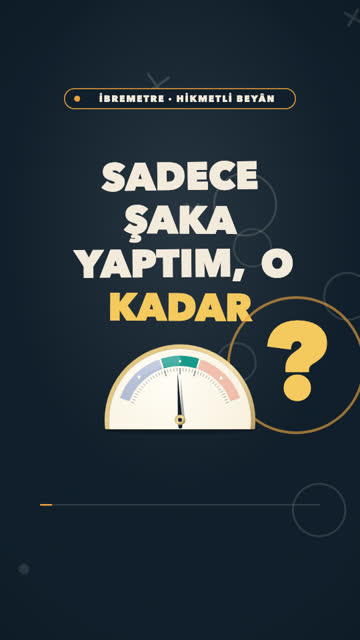
#> input picture ders-odasi/klipler/ibre-beyan-suskunluk.jpg, 360 x 640 px
$ python -i ice-aktar.py   (imports and definitions only)
#> lines starting #> are read from the running program, lines starting #| are printed output that depends on the picture
#> further down, picture is the input picture: PIL image 360x640 RGB; mean R, G, B 46.2, 56.8, 62.7
#!/usr/bin/env python3
"""Ders Odası — slayt destesini (pptx veya görsel klasörü) sisteme ders olarak aktarır.

Ne yapar:
  1. Slayt görsellerini 1600×900 WebP'ye çevirir  → dersler/<id>/slayt/NN.webp
  2. Video verilirse her video karesini en yakın slayta eşler, slayt sürelerini
     çıkarır ve anlatım sesini slayt slayt keser    → dersler/<id>/ses/NN.mp3
  3. Transkript (Whisper JSON) verilirse her slayta altyazı + öğretmen notu yazar
  4. ders.js iskeletini üretir ve dersler/katalog.js'e ekler

Oyunlar/etkinlikler elle (veya yapay zekâ ile) ders.js'e eklenir; araç onları ezmez:
var olan bir ders.js'te "elle: true" işaretli bloklar korunur.

Örnekler:
  python3 scripts/ders-odasi/ice-aktar.py --id adab-08 --ad "Sofra Edebi" \\
      --seri "Âdâb-ı Muâşeret" --pptx 08-sofra-edebi.pptx
  python3 scripts/ders-odasi/ice-aktar.py --id fikih-3 --ad "Müstehap ve Mübah" \\
      --seri "Fıkıh Dersleri" --gorseller FIKIH-3/ --video "Fıkıh 3.mp4" \\
      --ses mustehab_mubah.mp3 --transkript fikih3.json

Gereken: Python 3.9+, Pillow, ffmpeg.
"""
import argparse, json, os, re, subprocess, sys, zipfile
from xml.etree import ElementTree as ET

try:
    from PIL import Image
except ImportError:
    sys.exit('Pillow gerekli: pip install pillow')

KOK = os.path.normpath(os.path.join(os.path.dirname(__file__), '..', '..', 'ders-odasi', 'dersler'))
GEN, YUK = 1600, 900
KUCUK = (48, 27)  # video karesi ↔ slayt karşılaştırma boyutu
BURADA = os.path.dirname(os.path.abspath(__file__))


# ---------------------------------------------------------------- yardımcılar
def calistir(komut, **k):
    return subprocess.run(komut, check=True, capture_output=True, **k)


def sure(dosya):
    r = calistir(['ffprobe', '-v', 'error', '-show_entries', 'format=duration', '-of', 'csv=p=0', dosya], text=True)
    return float(r.stdout.strip())


def kapla(im, gen=GEN, yuk=YUK):
    """Görseli 16:9 alana taşmadan kırparak sığdırır."""
#> called with gen = 1600, yuk = 900
    im = im.convert('RGB')
    oran = max(gen / im.width, yuk / im.height)
#> oran = 4.44
    im = im.resize((round(im.width * oran), round(im.height * oran)), Image.LANCZOS)
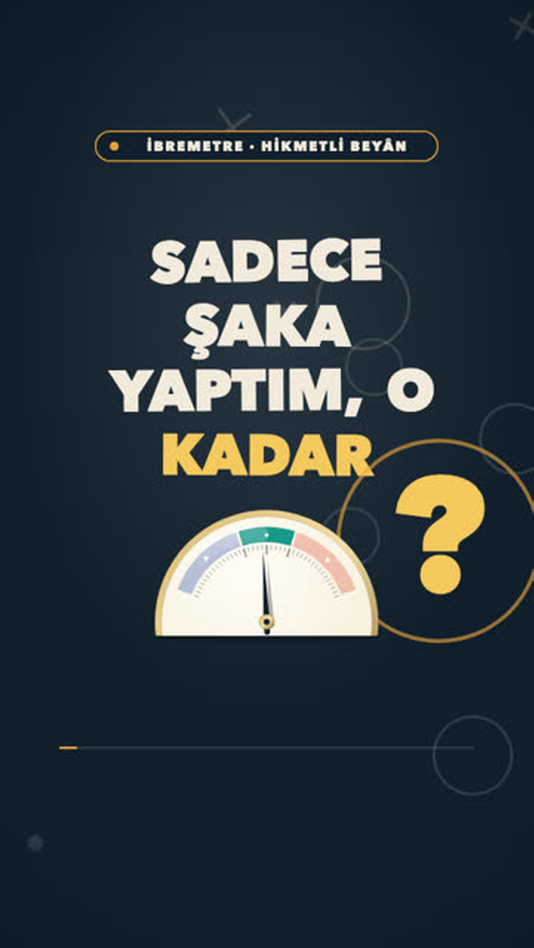
#> im: PIL image 1600x2844 RGB (shown at 1/3 size); mean R, G, B 46.2, 56.8, 62.7
    x, y = (im.width - gen) // 2, (im.height - yuk) // 2
#> x = 0; y = 972
    return im.crop((x, y, x + gen, y + yuk))
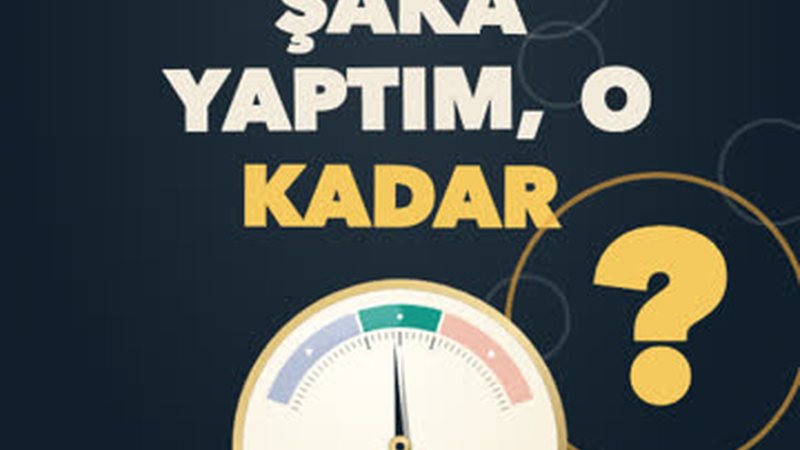
#> returned value: PIL image 1600x900 RGB (shown at 1/2 size); mean R, G, B 82.6, 88.4, 85


# [4 lines left out: function duzelt, not called in this run]


def js_dizgi(s):
    return json.dumps(s, ensure_ascii=False)


# ---------------------------------------------------------------- slayt kaynakları
# [35 lines left out: function pptx_slaytlari, not called in this run]


def klasor_slaytlari(yol):
    dosyalar = sorted(f for f in os.listdir(yol) if f.lower().endswith(('.png', '.jpg', '.jpeg', '.webp')) and not f.startswith('.'))
    return [{'dosya': os.path.join(yol, f), 'ad': f, 'metin': '', 'not': ''} for f in dosyalar]


# ---------------------------------------------------------------- video → slayt eşleme
# [191 lines left out: functions video_eslestir, sinirlari_oturt, katalog_guncelle, main, not called in this run]


# [2 lines not run here, left out]

>>> from PIL import Image
>>> picture = Image.open('../../ders-odasi/klipler/ibre-beyan-suskunluk.jpg')
>>> result = kapla(picture)
